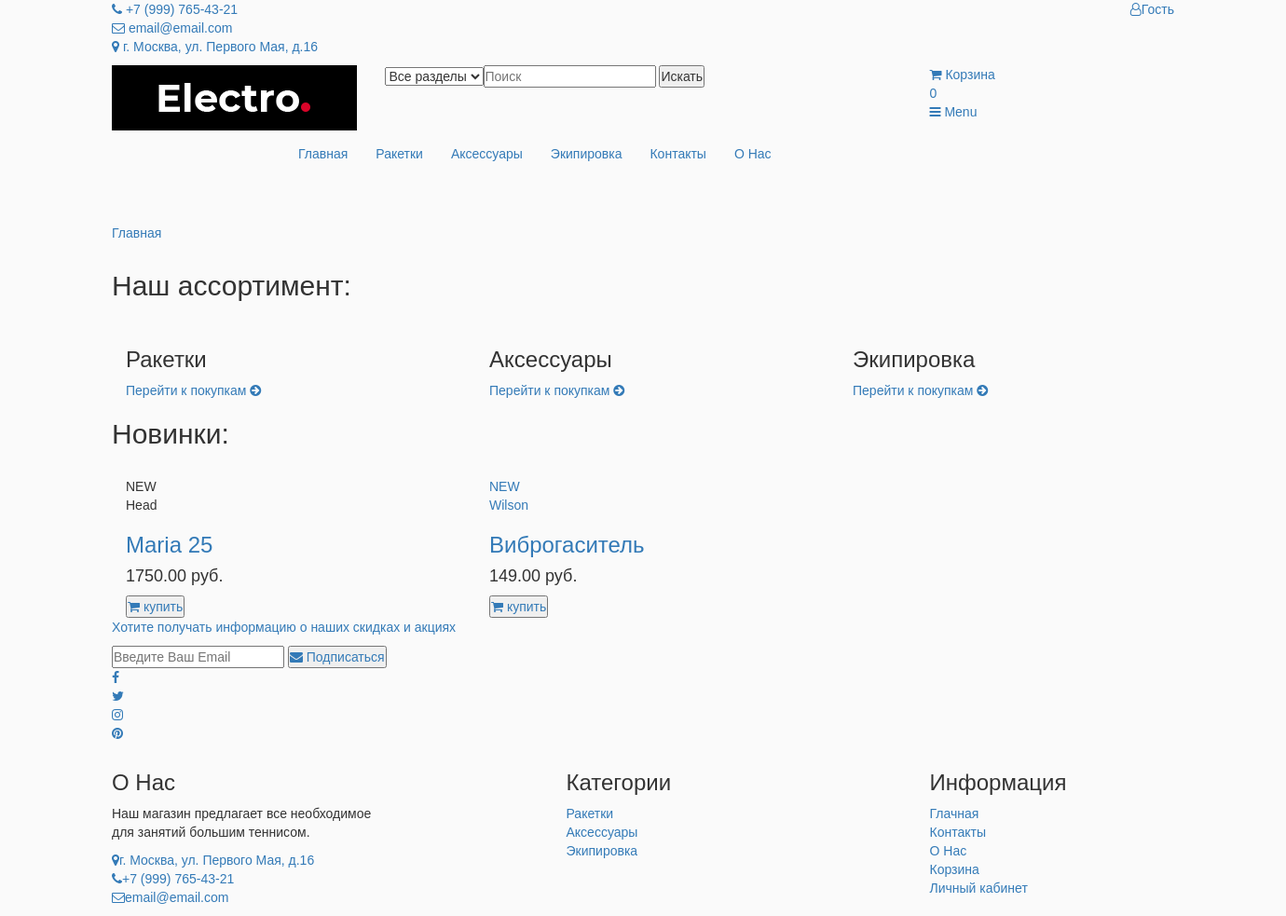
The page / on the database its author committed.
### shop/models.py (models this page shows, shortened)
class Cart(models.Model):
    item = models.ManyToManyField(CartItem, blank=True)
    cart_total = models.DecimalField(max_digits=9, decimal_places=2, default=0.00)

class Category(models.Model):
    name = models.CharField(max_length=64)
    image = models.ImageField(upload_to=image_folder)
    slug = models.SlugField(blank=True)

class Product(models.Model):
    category = models.ForeignKey(Category, on_delete=models.DO_NOTHING)
    brand = models.ForeignKey(Brand, on_delete=models.DO_NOTHING)
    title = models.CharField(max_length=128)
    slug = models.SlugField(unique=True, default='')
    description = models.TextField()
    image = models.ImageField(upload_to=image_folder)
    price = models.DecimalField(max_digits=9, decimal_places=2)   # max_digits количество знаков ;  decimal_places после запятой
    available = models.BooleanField(default=True)

class Brand(models.Model):
    name = models.CharField(max_length=64)

### shop/views.py (the view)
# urls.py: path(r'', base_view, name='base'),
def base_view(request):
    categories = Category.objects.all()
    products = Product.objects.all().filter(available=True)
    cart = check_cart(request)
    context = {
        'categories': categories,
        'products': products,
        'cart': cart
    }
    return render(request, 'shop/index.html', context)

### shop/views.py (called while the page is built)
def check_cart(request):
    cart_id = request.session.get('cart_id')
    if cart_id is not None:
        cart = Cart.objects.get(id=cart_id)
        request.session['total'] = cart.item.count()
    else:
        cart = Cart()
        cart.save()
        cart_id = cart.id
        request.session['cart_id'] = cart_id
        cart = Cart.objects.get(id=cart_id)
    return cart

### shop/templates/shop/index.html (shortened to what this page needs)
{% extends 'base.html' %}
{% block main %}
    <div><h2>Наш ассортимент:</h2></div>
    <div class="section">
        <div class="container">
            <div class="row">
                {% for category in categories %}
                    <div class="col-md-4 col-xs-6">
                        <div class="shop">
                            <div class="shop-img">
                            </div>
                            <div class="shop-body">
                                <h3>{{ category.name }}</h3>
                                <a href="{% url 'shop:category_detail' category.slug %}" class="cta-btn">Перейти к покупкам <i class="fa fa-arrow-circle-right"></i></a>
                            </div>
                        </div>
                    </div>
                {% endfor %}
            </div>
        </div>
    </div>
    <div id="newsletter" class="section">
    <div><h2>Новинки:</h2></div>
    <div class="section">
        <div class="container">
            <div class="row">
					<div id="store" class="col-md-12">
                        <div class="row">
                            {% for product in products %}
                                <div class="col-md-4 col-xs-6">
                                    <div class="product">
                                        <div class="product-img">
                                            <div class="product-label">
                                                <span class="new">NEW</span>
                                            </div>
                                        </div>
                                        <div class="product-body">
                                            <p class="product-category">{{ product.brand.name }}</p>
                                            <h3 class="product-name"><a href="{% url 'shop:product_detail' product.slug %}">{{ product.title }}</a></h3>
                                            <h4 class="product-price">{{ product.price }} руб.</h4>
                                        </div>
                                        <div class="add-to-cart">
                                            <a href="{% url 'shop:add_to_cart' product_slug=product.slug %}"><button class="add-to-cart-btn"><i class="fa fa-shopping-cart"></i> купить</button>
                                        </div>
                                    </div>
                                </div>
                            {% endfor %}
						</div>
					</div>
            </div>
        </div>
    </div>
    </div>
{% endblock %}

### templates/base.html (shortened to what this page needs)
{% load static %}
<!DOCTYPE html>
<html lang="en">
	<head>
 		<link type="text/css" rel="stylesheet" href="{% static 'css/bootstrap.min.css' %}"/>
 		<link type="text/css" rel="stylesheet" href="{% static 'css/slick.css' %}"/>
 		<link type="text/css" rel="stylesheet" href="{% static 'css/slick-theme.css' %}"/>
 		<link type="text/css" rel="stylesheet" href="{% static 'css/nouislider.min.css' %}"/>
 		<link rel="stylesheet" href="{% static 'css/font-awesome.min.css' %}"/>
 		<link type="text/css" rel="stylesheet" href="{% static 'css/style.css' %}"/>
    </head>
	<body>
		<header>
			<div id="top-header">
				<div class="container">
					<ul class="header-links pull-left">
						<li><a href="{% url 'shop:contact' %}"><i class="fa fa-phone"></i> +7 (999) 765-43-21</a></li>
						<li><a href="{% url 'shop:contact' %}"><i class="fa fa-envelope-o"></i> email@email.com</a></li>
						<li><a href="{% url 'shop:contact' %}"><i class="fa fa-map-marker"></i> г. Москва, ул. Первого Мая, д.16</a></li>
                    </ul>
                    <ul class="header-links pull-right">
                        <li>
                            {% if not request.user.is_authenticated %}
                                <a href="{% url 'shop:registration' %}"><i class="fa fa-user-o"></i>Гость</a>
                            {% else %}
                                <a href="{% url 'shop:account' %}"><i class="fa fa-user-o"></i>{{ request.user }}</a>
                            {% endif %}
                        </li>
                    </ul>
                </div>
            </div>
            <div id="header">
				<div class="container">
					<div class="row">
						<div class="col-md-3">
							<div class="header-logo">
								<a href="{% url 'shop:base' %}" class="logo">
									<img src="{% static 'img/logo.png' %}" alt="">
								</a>
							</div>
						</div>
						<div class="col-md-6">
							<div class="header-search">
								<form>
                                    <select class="input-select">
                                        <option value="0">Все разделы</option>
                                    <input class="input" placeholder="Поиск">
                                    <button class="search-btn">Искать</button>
								</form>
							</div>
						</div>
						<div class="col-md-3 clearfix">
							<div class="header-ctn">
								<div>
									<a href="{% url 'shop:cart' %}">
										<i class="fa fa-shopping-cart"></i>
										<span>Корзина</span>
                                        <div class="qty">{{ cart.item.count }}</div>
									</a>
								</div>
								<div class="menu-toggle">
									<a href="#">
										<i class="fa fa-bars"></i>
										<span>Menu</span>
									</a>
								</div>
							</div>
						</div>
					</div>
				</div>
			</div>
		</header>
		<nav id="navigation">
			<div class="container">
				<div id="responsive-nav">
					<ul class="main-nav nav navbar-nav">
						<li class="active"><a href="../">Главная</a></li>
                        {% for category in categories %}
                            <li><a href="/category/{{ category.slug }}">{{ category.name }}</a></li>
                        {% endfor %}
						<li><a href="{% url 'shop:contact' %}">Контакты</a></li>
						<li><a href="{% url 'shop:about' %}">О Нас</a></li>
					</ul>
				</div>
			</div>
		</nav>
		<div id="breadcrumb" class="section">
			<div class="container">
				<div class="row">
					<div class="col-md-12">
						<ul class="breadcrumb-tree">
							<li><a href="{% url 'shop:base' %}">Главная</a></li>
						</ul>
					</div>
				</div>
			</div>
		</div>
		<div class="section">
			<div class="container">
                <div>{% block main %}Main{% endblock %}</div>
			</div>
		</div>
		<div id="newsletter" class="section">
			<div class="container">
				<div class="row">
					<div class="col-md-12">
						<div class="newsletter">
							<p>Хотите получать информацию о наших скидках и акциях</p>
							<form>
								<input class="input" type="email" placeholder="Введите Ваш Email">
								<button class="newsletter-btn"><i class="fa fa-envelope"></i> Подписаться</button>
							</form>
							<ul class="newsletter-follow">
								<li>
									<a href="https://www.facebook.com/"><i class="fa fa-facebook"></i></a>
								</li>
								<li>
									<a href="https://twitter.com/"><i class="fa fa-twitter"></i></a>
								</li>
								<li>
									<a href="https://www.instagram.com/"><i class="fa fa-instagram"></i></a>
								</li>
								<li>
									<a href="https://www.pinterest.ru/"><i class="fa fa-pinterest"></i></a>
								</li>
							</ul>
						</div>
					</div>
				</div>
			</div>
        </div>
		<footer id="footer">
			<div class="section">
				<div class="container">
					<div class="row">
						<div class="col-lg-5 col-xs-6">
							<div class="footer">
								<h3 class="footer-title"> О Нас</h3>
								<p>Наш магазин предлагает все необходимое <br/> для занятий большим теннисом.</p>
								<ul class="footer-links">
									<li><a href="#"><i class="fa fa-map-marker"></i>г. Москва, ул. Первого Мая, д.16</a></li>
									<li><a href="#"><i class="fa fa-phone"></i>+7 (999) 765-43-21</a></li>
									<li><a href="#"><i class="fa fa-envelope-o"></i>email@email.com</a></li>
								</ul>
							</div>
						</div>
                        <div class="col-lg-4 col-xs-6">
                            <div class="footer">
                                <h3 class="footer-title">Категории</h3>
                                <ul class="footer-links">
                                    {% for category in categories %}
                                        <li><a href="/category/{{ category.slug }}">{{ category.name }}</a></li>
                                    {% endfor %}
                                </ul>
                            </div>
                        </div>
						<div class="col-md-3 col-xs-6">
							<div class="footer">
								<h3 class="footer-title">Информация</h3>
								<ul class="footer-links">
									<li><a href="/">Глачная</a></li>
									<li><a href="{% url 'shop:contact' %}">Контакты</a></li>
									<li><a href="{% url 'shop:about' %}">О Нас</a></li>
									<li><a href="{% url 'shop:cart' %}">Корзина</a></li>
									<li><a href="{% url 'shop:about' %}">Личный кабинет</a></li>
								</ul>
							</div>
						</div>
					</div>
				</div>
			</div>
		</footer>
	</body>
</html>

### static/css/style.css (style rules this page uses)
* { margin: 0; padding: 0; }
a { text-decoration: none; }
li { text-decoration: none; list-style: none; }
body { background: #fafafa; font-family: 'Raleway', sans-serif; }
.logo { background: #000; width: 100%; display: flex; justify-content: center; }
nav { margin: auto; width: 800px; height: 100px; }

### rows shown on the page
Category: name "Ракетки"
Category: name "Аксессуары"
Category: name "Экипировка"
Product: brand.name "Head", title "Maria 25", price "1750.00"
Product: brand.name "Wilson", title "Виброгаситель", price "149.00"
